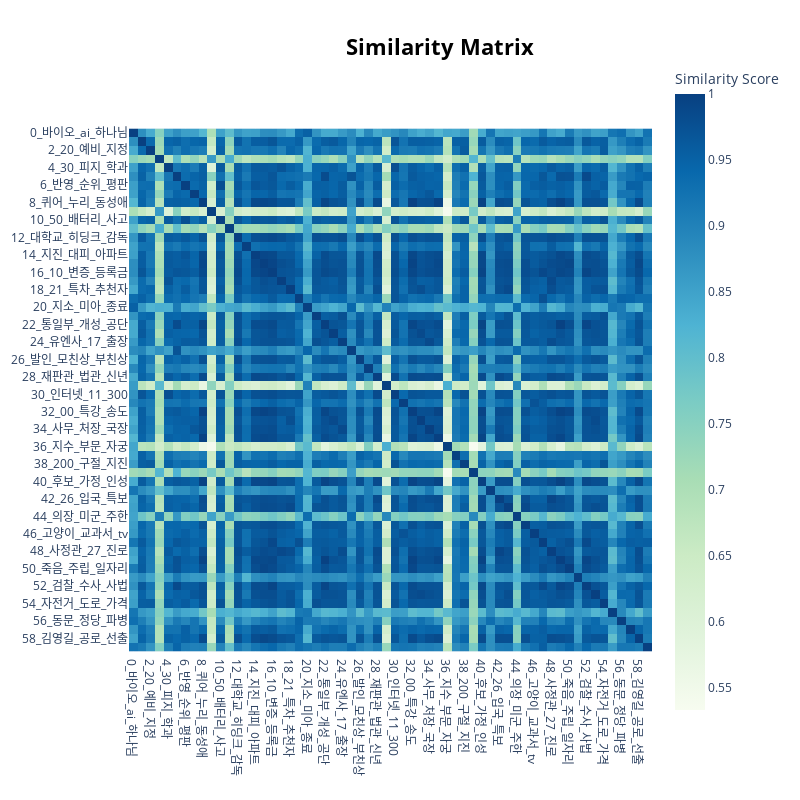

Notebook code for this chart:
### Code cell
# To visualize the correlation of topics
topic_model.visualize_heatmap()

### Figure 1 — Plotly figure (JSON) as saved in the notebook; plotly's stock layout.template omitted (floating-point values rounded to 4 significant figures; data arrays with more than 128 entries replaced by an {"elided": "..."} marker saying what was removed)
{"data": [{"coloraxis": "coloraxis", "hovertemplate": "x: %{x}<br>y: %{y}<br>Similarity Score: %{z}<extra></extra>", "name": "0", "type": "heatmap", "x": ["0_바이오_ai_하나님", "1_지정_선정_통합", "2_20_예비_지정", "3_트럼프_회담_정상", "4_30_피지_학과", "5_남북_대북_한반도", "6_반영_순위_평판", "7_지진_15_옥수수", "8_퀴어_누리_동성애", "9_중국_주석_회담", "10_50_배터리_사고", "11_미사일_발사_icbm", "12_대학교_히딩크_감독", "13_25_가족_대안", "14_지진_대피_아파트", "15_김치_벽돌_코스타", "16_10_변증_등록금", "17_게임_28_esg", "18_21_특차_추천자", "19_교대_공연_비평", "20_지소_미아_종료", "21_19_만점_친구", "22_통일부_개성_공단", "23_발인_12_부친상", "24_유엔사_17_출장", "25_회담_정상_대화", "26_발인_모친상_부친상", "27_70_지수_보험", "28_재판관_법관_신년", "29_오바마_연방_레드라인", "30_인터넷_11_300", "31_영화_상영_영화제", "32_00_특강_송도", "33_원자력_법률가_13", "34_사무_처장_국장", "35_신대_충남_교대", "36_지수_부문_자궁", "37_80_대안_실업", "38_200_구절_지진", "39_외교_우크라_오바마", "40_후보_가정_인성", "41_검정고시_주식_전년", "42_26_입국_특보", "43_주주_금호_23", "44_의장_미군_주한", "45_24_기숙사_폭파", "46_고양이_교과서_tv", "47_레이저_커닝_국적", "48_사정관_27_진로", "49_법관_재판_헌법", "50_죽음_주립_일자리", "51_혐오_후보_청문회", "52_검찰_수사_사법", "53_14_차세대_세대", "54_자전거_도로_가격", "55_sma_무급_분담금", "56_동문_정당_파병", "57_cbmc_ccm_채플", "58_김영길_공로_선출", "59_마을_개헌_이슬람"], "xaxis": "x", "y": ["0_바이오_ai_하나님", "1_지정_선정_통합", "2_20_예비_지정", "3_트럼프_회담_정상", "4_30_피지_학과", "5_남북_대북_한반도", "6_반영_순위_평판", "7_지진_15_옥수수", "8_퀴어_누리_동성애", "9_중국_주석_회담", "10_50_배터리_사고", "11_미사일_발사_icbm", "12_대학교_히딩크_감독", "13_25_가족_대안", "14_지진_대피_아파트", "15_김치_벽돌_코스타", "16_10_변증_등록금", "17_게임_28_esg", "18_21_특차_추천자", "19_교대_공연_비평", "20_지소_미아_종료", "21_19_만점_친구", "22_통일부_개성_공단", "23_발인_12_부친상", "24_유엔사_17_출장", "25_회담_정상_대화", "26_발인_모친상_부친상", "27_70_지수_보험", "28_재판관_법관_신년", "29_오바마_연방_레드라인", "30_인터넷_11_300", "31_영화_상영_영화제", "32_00_특강_송도", "33_원자력_법률가_13", "34_사무_처장_국장", "35_신대_충남_교대", "36_지수_부문_자궁", "37_80_대안_실업", "38_200_구절_지진", "39_외교_우크라_오바마", "40_후보_가정_인성", "41_검정고시_주식_전년", "42_26_입국_특보", "43_주주_금호_23", "44_의장_미군_주한", "45_24_기숙사_폭파", "46_고양이_교과서_tv", "47_레이저_커닝_국적", "48_사정관_27_진로", "49_법관_재판_헌법", "50_죽음_주립_일자리", "51_혐오_후보_청문회", "52_검찰_수사_사법", "53_14_차세대_세대", "54_자전거_도로_가격", "55_sma_무급_분담금", "56_동문_정당_파병", "57_cbmc_ccm_채플", "58_김영길_공로_선출", "59_마을_개헌_이슬람"], "yaxis": "y", "z": {"elided": "60x60 float values"}}], "layout": {"coloraxis": {"colorbar": {"title": {"text": "Similarity Score"}}, "colorscale": [[0, "rgb(247,252,240)"], [0.125, "rgb(224,243,219)"], [0.25, "rgb(204,235,197)"], [0.375, "rgb(168,221,181)"], [0.5, "rgb(123,204,196)"], [0.625, "rgb(78,179,211)"], [0.75, "rgb(43,140,190)"], [0.875, "rgb(8,104,172)"], [1, "rgb(8,64,129)"]]}, "height": 800, "hoverlabel": {"bgcolor": "white", "font": {"family": "Rockwell", "size": 16}}, "legend": {"title": {"text": "Trend"}}, "margin": {"t": 60}, "showlegend": true, "title": {"font": {"color": "Black", "size": 22}, "text": "<b>Similarity Matrix</b>", "x": 0.55, "xanchor": "center", "y": 0.95, "yanchor": "top"}, "width": 800, "xaxis": {"anchor": "y", "constrain": "domain", "domain": [0, 1], "scaleanchor": "y"}, "yaxis": {"anchor": "x", "autorange": "reversed", "constrain": "domain", "domain": [0, 1]}}}
